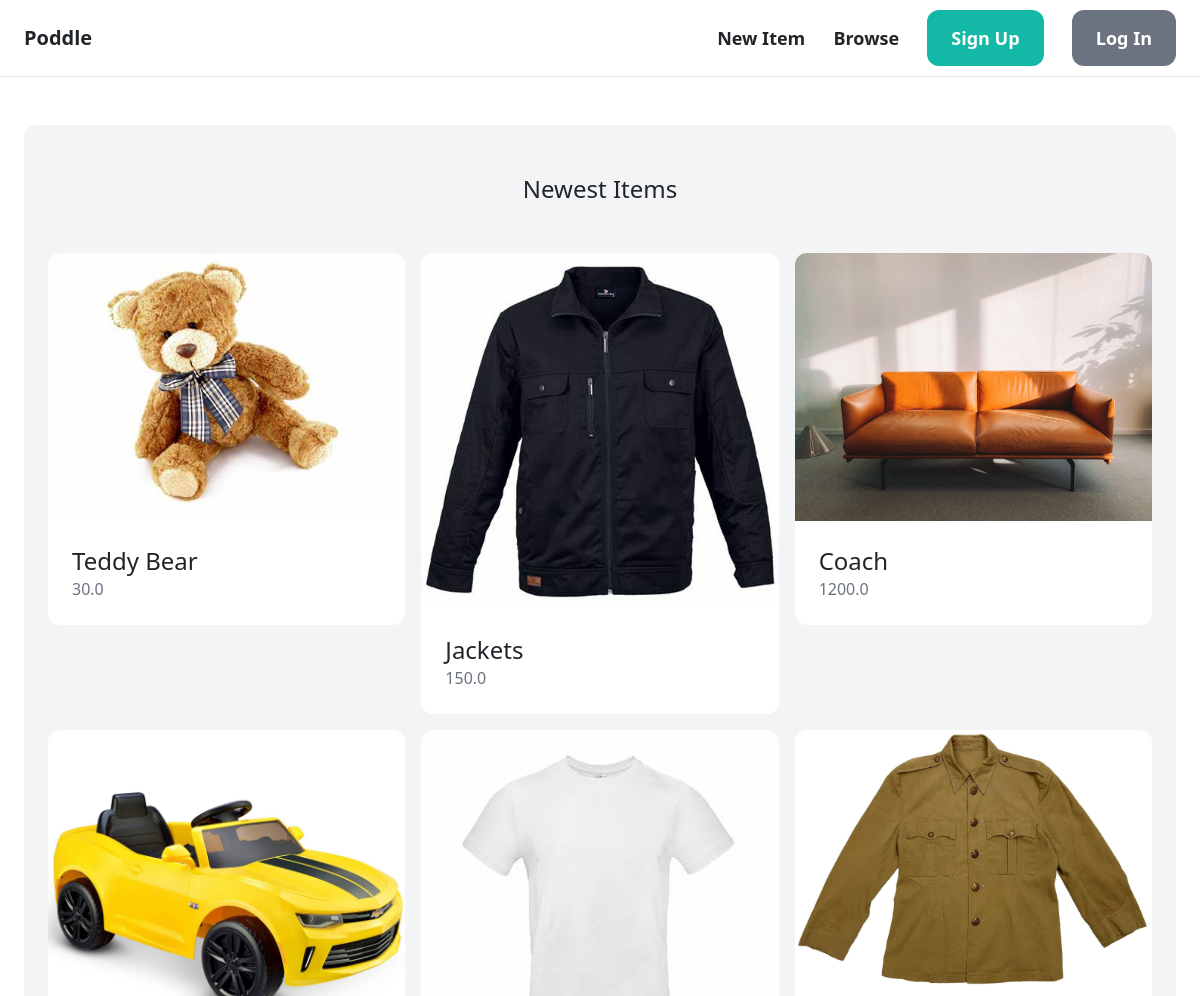
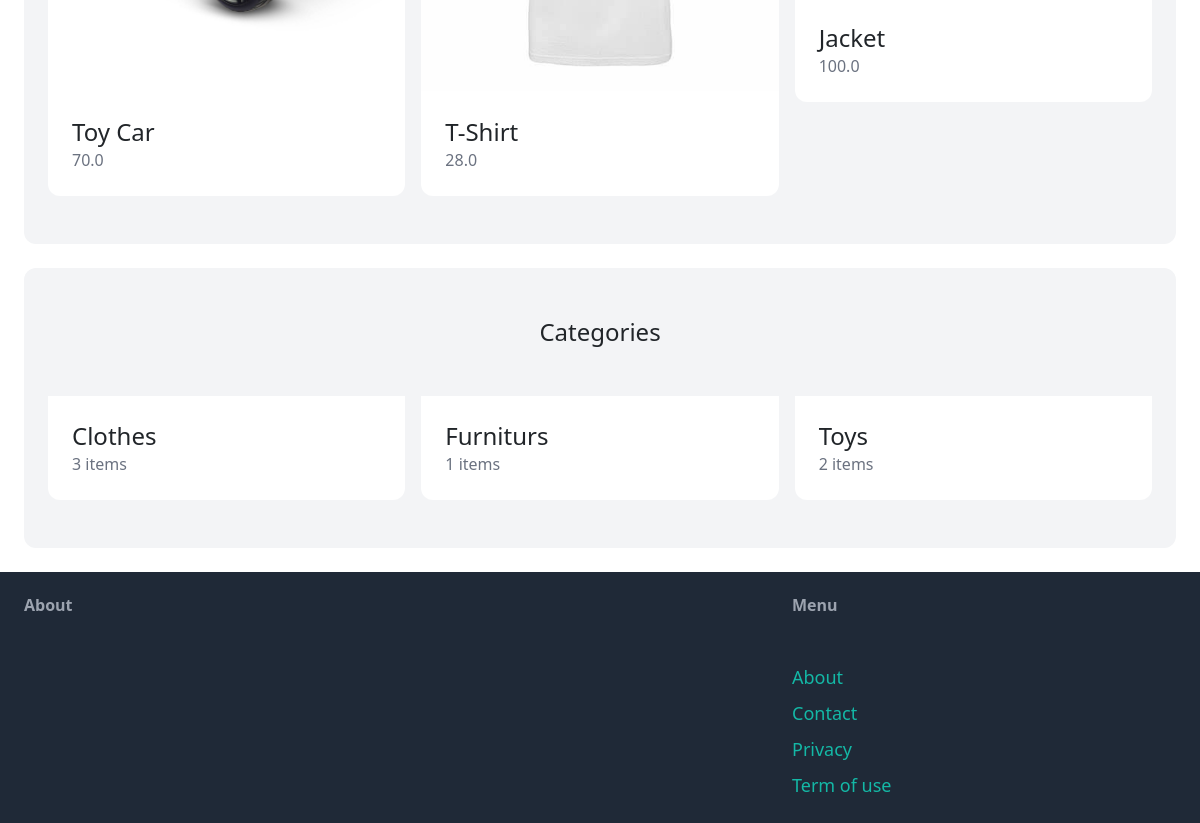
The page / on the database its author committed (2 pictures, top to bottom).
### item/models.py (models this page shows, shortened)
class Item(models.Model):
    category = models.ForeignKey(Category,related_name='items',on_delete=models.CASCADE)
    name = models.CharField(max_length=255)
    description = models.TextField(blank=True,null=True)
    price = models.FloatField()
    image = models.ImageField(upload_to='item_images',blank=True,null=True)
    is_sold = models.BooleanField(default=False)
    created_by = models.ForeignKey(User,related_name="items",on_delete=models.CASCADE )
    created_at = models.DateField(auto_now_add=True)

class Category(models.Model):
    name = models.CharField(max_length=255)
    class Meta:
        ordering = ('name',)
        verbose_name_plural = 'Categories'

### core/views.py (the view)
# urls.py: path('',views.index,name="index"),
def index(request):
    items = Item.objects.filter(is_sold=False)
    categories = Category.objects.all()
    return render(request,'core/index.html',{
        'items' : items,
        'categories' : categories
    })

### core/templates/core/index.html (shortened to what this page needs)
{% extends 'core/base.html' %}
{% block content %}
    <div class="mt-6 px-6 py-12 bg-gray-100 rounded-xl">
        <h2 class="mb-12 text-2xl text-center">Newest Items</h2>
        <div class="grid grid-cols-3 gap-3">
            {% for item in items %}
                <div>
                    <a href="{% url 'item:detail' item.id %}">
                        <div>
                            <img src="{{item.image.url}}"class=rounded-t-xl  alt="das">
                        </div>
                        <div class="p-6 bg-white rounded-b-xl">
                            <h2 class="text-2xl">{{item.name}}</h2>
                            <p class="text-gray-500">{{item.price}}</p>
                        </div>
                    </a>
                </div>
            {% endfor %}
        </div>
    </div>
    <div class="mt-6 px-6 py-12 bg-gray-100 rounded-xl">
        <h2 class="mb-12 text-2xl text-center">Categories</h2>
        <div class="grid grid-cols-3 gap-3">
            {% for category in categories %}
            <div>
                     <div class="p-6 bg-white rounded-b-xl">
                        <h2 class="text-2xl">{{category.name}}</h2>
                        <p class="text-gray-500">{{category.items.count }} items</p>
                    </div>
            </div>
            {% endfor %}
        </div>
    </div>
{% endblock %}

### core/templates/core/base.html (shortened to what this page needs)
<!DOCTYPE html>
<html lang="en">
<head>
    <script src="https://cdn.tailwindcss.com"></script>
    <link href="https://cdn.jsdelivr.net/npm/bootstrap@5.3.0/dist/css/bootstrap.min.css" rel="stylesheet">
</head>
<body>
    <nav class="py-6 px-6 flex justify-between items-center border-b border-gray-200">
        <a href="/" class="text-xl font-semibold">Poddle</a>
        <div class="space-x-6">
            <a href="{% url 'item:new' %}" class="text-lg font-semibold hover:text-gray-500">New Item</a>
            <a href="{% url 'item:items' %}" class="text-lg font-semibold hover:text-gray-500">Browse</a>
            {% if request.user.is_authenticated %}
            <a href="{% url 'conversation:inbox' %}" class="px-6 py-3 text-lg font-semibold bg-teal-500 text-white rounded-xl hover:bg-teal-700">Inbox</a>
            <a href="{% url 'dashboard:index' %}" class="px-6 py-3 text-lg font-semibold bg-gray-500 text-white rounded-xl hover:bg-gray-700">Dashboard</a>
            <a href="{% url 'core:logout' %}" class="px-6 py-3 text-lg font-semibold bg-blue-500 text-white rounded-xl hover:bg-blue-700">Log Out</a>
            {% else %}
            <a href="{% url 'core:signup' %}" class="px-6 py-3 text-lg font-semibold bg-teal-500 text-white rounded-xl hover:bg-teal-700">Sign Up</a>
            <a href="{% url 'core:login' %}" class="px-6 py-3 text-lg font-semibold bg-gray-500 text-white rounded-xl hover:bg-gray-700">Log In</a>
            {% endif %}
        </div>
    </nav>
    <div class="px-6 py-6">
        {% block content %}
        {% endblock %}
    </div>
    <footer class="py-6 px-6 flex justify-between bg-gray-800">
        <div class="w-2/3 pr-10">
            <h3 class="mb-5 font-semibold text-gray-400">About</h3>
        </div>
        <div class="w-1/3">
            <h3 class="mb-5 font-semibold text-gray-400">Menu</h3>
            <ul class="space-y-2">
                <li><a href="#" class="text-lg text-teal-500 hover:text-teal-700">About</a></li>
                <li><a href="{% url 'core:contact' %}" class="text-lg text-teal-500 hover:text-teal-700">Contact</a></li>
                <li><a href="#" class="text-lg text-teal-500 hover:text-teal-700">Privacy</a></li>
                <li><a href="#" class="text-lg text-teal-500 hover:text-teal-700">Term of use</a></li>
            </ul>
        </div>
    </footer>
</body>
</html>

### rows shown on the page
Item: image (picture), name "Teddy Bear", price "30.0"
Item: image (picture), name "Jackets", price "150.0"
Item: image (picture), name "Coach", price "1200.0"
Item: image (picture), name "Toy Car", price "70.0"
Item: image (picture), name "T-Shirt", price "28.0"
Item: image (picture), name "Jacket", price "100.0"
Category: name "Clothes", items.count "3"
Category: name "Furniturs", items.count "1"
Category: name "Toys", items.count "2"
